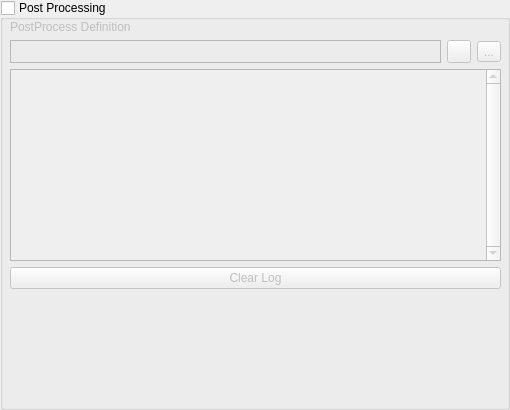
          <widget class="QGroupBox" name="PostProc_groupBox">
           <property name="sizePolicy">
            <sizepolicy hsizetype="Expanding" vsizetype="Fixed">
             <horstretch>0</horstretch>
             <verstretch>0</verstretch>
            </sizepolicy>
           </property>
           <property name="minimumSize">
            <size>
             <width>0</width>
             <height>300</height>
            </size>
           </property>
           <property name="maximumSize">
            <size>
             <width>510</width>
             <height>16777215</height>
            </size>
           </property>
           <property name="title">
            <string>Post Processing</string>
           </property>
           <property name="checkable">
            <bool>true</bool>
           </property>
           <property name="checked">
            <bool>false</bool>
           </property>
           <widget class="QWidget" name="verticalLayoutWidget">
            <property name="geometry">
             <rect>
              <x>10</x>
              <y>20</y>
              <width>491</width>
              <height>381</height>
             </rect>
            </property>
            <layout class="QVBoxLayout" name="verticalLayout_7">
             <item>
              <widget class="QLabel" name="PostProcFileLabel">
               <property name="text">
                <string>PostProcess Definition</string>
               </property>
              </widget>
             </item>
             <item>
              <layout class="QHBoxLayout" name="horizontalLayout_12">
               <item>
                <widget class="QLabel" name="postProcFilelabel">
                 <property name="frameShape">
                  <enum>QFrame::StyledPanel</enum>
                 </property>
                 <property name="frameShadow">
                  <enum>QFrame::Plain</enum>
                 </property>
                 <property name="text">
                  <string/>
                 </property>
                </widget>
               </item>
               <item>
                <widget class="QToolButton" name="postProcFileBtn">
                 <property name="text">
                  <string/>
                 </property>
                 <property name="icon">
                  <iconset resource="resources.qrc">
                   <normaloff>:/GUI_icons/049-folder-open.png</normaloff>:/GUI_icons/049-folder-open.png</iconset>
                 </property>
                </widget>
               </item>
               <item>
                <widget class="QToolButton" name="postProcEditBtn">
                 <property name="text">
                  <string>...</string>
                 </property>
                 <property name="icon">
                  <iconset resource="resources.qrc">
                   <normaloff>:/GUI_icons/pen.png</normaloff>:/GUI_icons/pen.png</iconset>
                 </property>
                </widget>
               </item>
              </layout>
             </item>
             <item>
              <widget class="QTextEdit" name="postProcLogTextEdit">
               <property name="sizePolicy">
                <sizepolicy hsizetype="Expanding" vsizetype="Expanding">
                 <horstretch>0</horstretch>
                 <verstretch>0</verstretch>
                </sizepolicy>
               </property>
               <property name="verticalScrollBarPolicy">
                <enum>Qt::ScrollBarAlwaysOn</enum>
               </property>
               <property name="readOnly">
                <bool>true</bool>
               </property>
              </widget>
             </item>
             <item>
              <widget class="QPushButton" name="postProcClearLogBtn">
               <property name="text">
                <string>Clear Log</string>
               </property>
              </widget>
             </item>
             <item>
              <spacer name="verticalSpacer">
               <property name="orientation">
                <enum>Qt::Vertical</enum>
               </property>
               <property name="sizeHint" stdset="0">
                <size>
                 <width>20</width>
                 <height>40</height>
                </size>
               </property>
              </spacer>
             </item>
            </layout>
           </widget>
          </widget>
